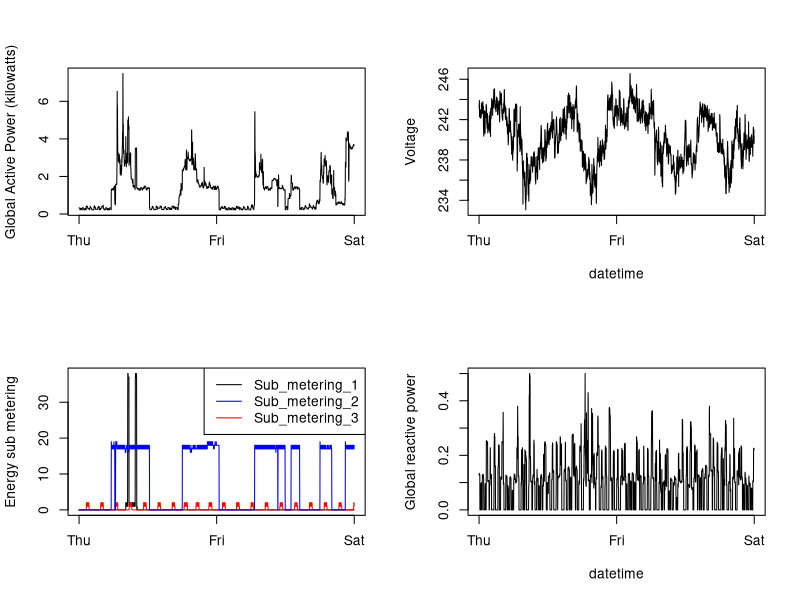

Write R code to recreate this figure.
library(lubridate)

#Read data (already a subset - the subset created by subset_data.R in advance)
data <- read.csv("household_power_consumption_subset.txt", 
                 sep=";", 
                 stringsAsFactors=FALSE)

#Create PNG device
png(file = "plot4.png", width = 480, height = 480, bg = "transparent")

#Create multiple plots
par(mfrow = c(2,2))

#Params for x-axis
thu = 1
fri = match("Fri", wday(data$Date, label = TRUE))
sat = nrow(data) + 1

#Create plot 1
plot(data$Global_active_power, 
     type = "l", 
     xlab = "", 
     ylab = "Global Active Power (kilowatts)", 
     xaxt = "n")
axis(1, at = c(thu, fri, sat), labels = c("Thu", "Fri", "Sat"))

#Create plot 2
plot(data$Voltage, 
     type = "l", 
     xlab = "datetime", 
     ylab = "Voltage", 
     xaxt = "n")
axis(1, at = c(thu, fri, sat), labels = c("Thu", "Fri", "Sat"))

#Create plot 3
plot(data$Sub_metering_1, 
     type = "l", 
     xlab = "", 
     ylab = "Energy sub metering", 
     xaxt = "n")
lines(data$Sub_metering_2, col = "red")
lines(data$Sub_metering_3, col = "blue")
legend("topright", 
       lwd = 1,
       col = c("black", "blue", "red"), 
       legend = c("Sub_metering_1", "Sub_metering_2", "Sub_metering_3"))
axis(1, at = c(thu, fri, sat), labels = c("Thu", "Fri", "Sat"))

#Create plot 4
plot(data$Global_reactive_power, 
     type = "l", 
     xlab = "datetime", 
     ylab = "Global reactive power", 
     xaxt = "n")
axis(1, at = c(thu, fri, sat), labels = c("Thu", "Fri", "Sat"))

#Close PNG device
dev.off()